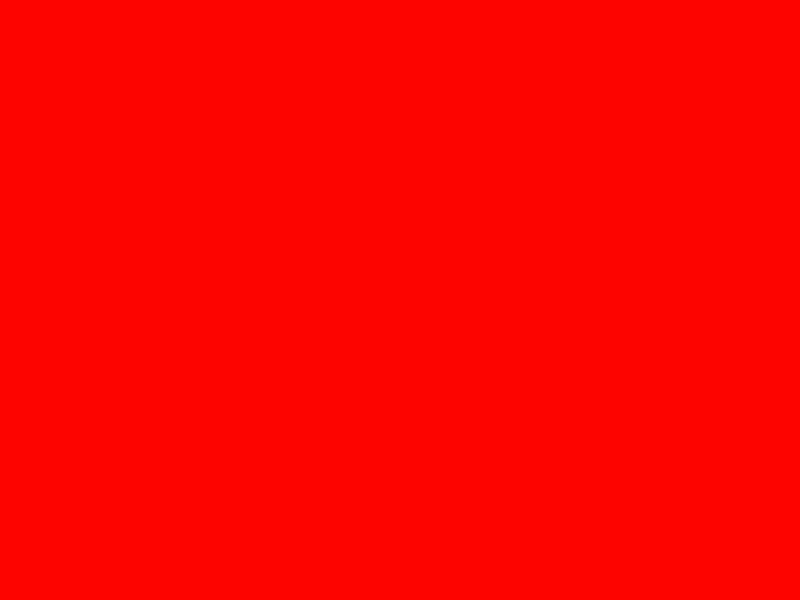
Frame 1 (no input)
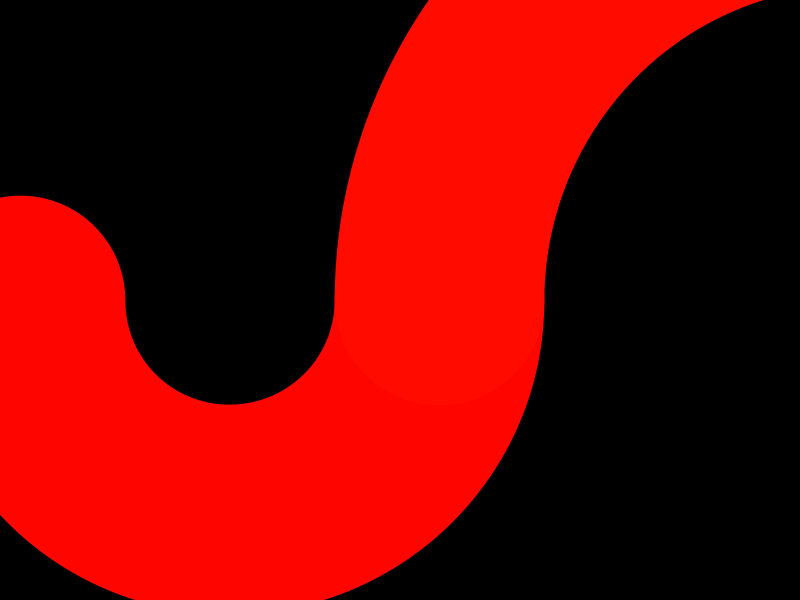
Frame 60 (the mouse pressed at the canvas centre just before this capture)
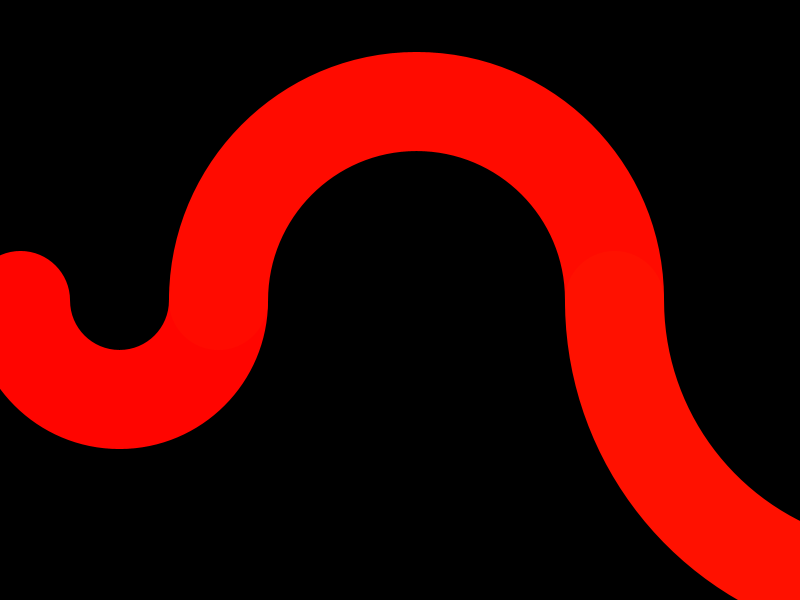
Frame 120 (the mouse held since frame 60 and released just before this capture)

The Processing sketch that drew these frames (run headless with seeded random() and noise(); from frame 60 on, the mouse is pressed at the canvas centre):

// Processing sketch: RecSequence
// ── RecSequence.pde
import java.util.ArrayList;

final int maxIterations = 200;
int counter = 1;
int index = 0;
float progress = 1;
float delta;
float scaleFactor;
int arcColor;
float max = 0;
ArrayList <Integer> sequence = new ArrayList <Integer> ();
ArrayList <Arc> arcs = new ArrayList <Arc> ();

int sgn(double num) {
	return (int)(num / num);
}

void step() {

	if (((index - counter) > 0) && !sequence.contains(index - counter))  {
		index = index - counter;
		sequence.add(index);
	} else {
		index = index + counter;
		sequence.add(index);
	}

	counter = counter + 1;
	int curIndex = sequence.get(sequence.size()-1);
	int preIndex = sequence.get(sequence.size()-2);
	int diameter = abs(preIndex - curIndex);
	float x = (float)(preIndex + curIndex) / 2; 
	//println(x,diameter, preIndex, curIndex);
	if (x > max) {
		max = x;
	}
	arcs.add(new Arc(x, diameter, counter % 2, preIndex-curIndex, (int)map(counter,1, maxIterations, 0, 255)));
}

void setup() {

	size(800, 600);
	noFill();
	colorMode(HSB);
	background(0,0,255);
	smooth();
	sequence.add(0);
	step();
	println("arcs.size(): "+arcs.size());
	// for (int i = 0 ; i < maxIterations ; i++) {
	// 	step();
	// }
}

void draw() {

	//background(255,0,255);
	background(0);
	strokeWeight(0.5);


	translate(20, height/2);
	//scale(650/max);

	delta = map(counter, 1, maxIterations, 0.01, 1);
	scaleFactor += delta;
	scale(500/scaleFactor);

	
	
	// for(int i = 0 ; i < arcs.size() ; i++) {
	// 		arcs.get(i).draw(1);
	// }
	

	for(int i = 0 ; i < arcs.size() - 1; i++) {
			arcs.get(i).draw(1);
	}

	if (progress < 1) {
		arcs.get(arcs.size() - 1).draw(progress);
		delta = map(arcs.size(),0,maxIterations,0.001,1);
		progress = progress + delta;
	} else {
		arcs.get(arcs.size() - 1).draw(1);
		step();
		progress = 0;
	}

	if (counter == maxIterations) {
		noLoop();
	}
}


class Arc {
	
	float x;
	float diameter;
	int direction;
	float reversed;
	int col;

	Arc(float x, float dia, int dir, int reversed,int col) {
		this.x = x;
		this.diameter = dia;
		this.direction = dir;
		this.reversed = reversed;
		this.col = col;
	}

	void draw(float progress) {
		stroke(col, 255, 255);
		if (direction == 0) {
			if (reversed < 0) {
				arc(x, 0, diameter, diameter, PI * (1- progress), PI);
			} else {
				arc(x, 0, diameter, diameter, 0, PI * progress);
			}
		} else {
			if(reversed < 0) {
				arc(x, 0, diameter, diameter, PI, PI +  PI * progress);
			} else {
				arc(x, 0, diameter, diameter, PI + PI * (1 - progress), PI * 2);
			}
		}
	}
}
